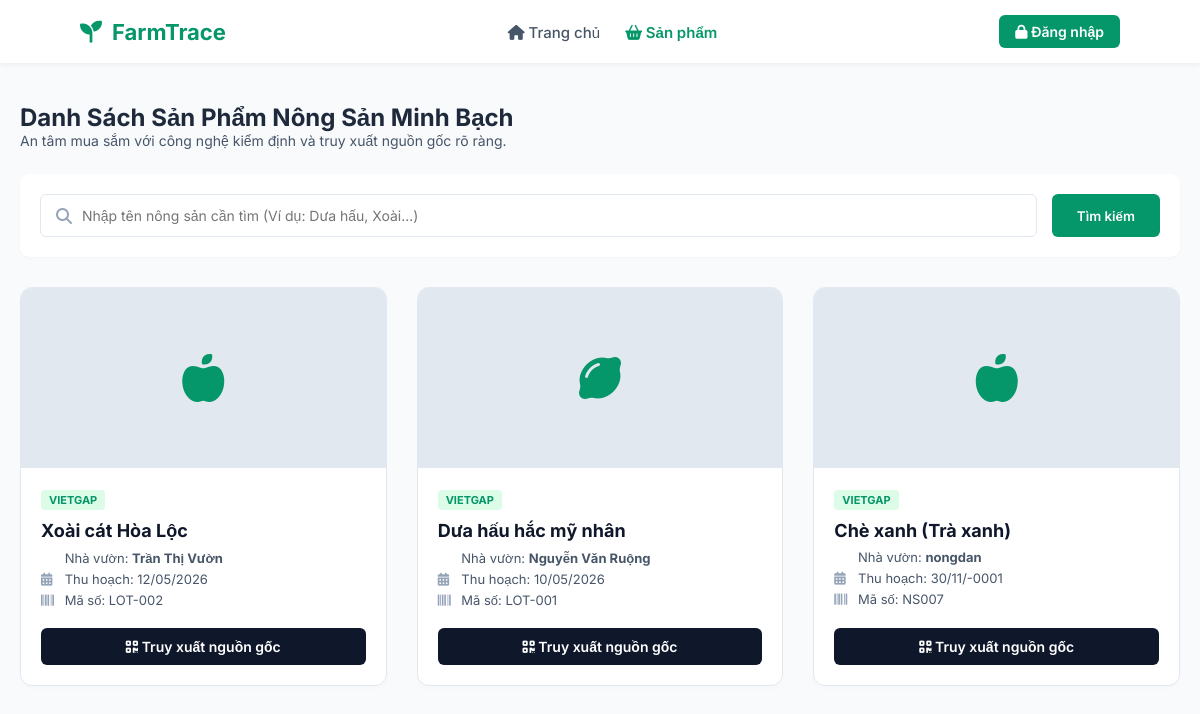
The app's page /sanpham.php with its own data.
### tables this page shows
CREATE TABLE `sanpham` (
  `id` varchar(50) NOT NULL,
  `ten_nongsan` varchar(255) NOT NULL,
  `ten_nongdan` varchar(255) NOT NULL,
  `ngay_thuhoach` date NOT NULL,
  `trang_thai` varchar(100) DEFAULT 'Vừa thu hoạch',
  `trang_thai_duyet` varchar(20) DEFAULT 'cho_duyet',
  `phan_loai` varchar(50) DEFAULT NULL
);

### sanpham.php (the view, shortened to what this page needs)
<?php
require_once 'db.php';
$search = isset($_GET['search']) ? trim($_GET['search']) : '';
$san_pham = [];
if (isset($pdo)) {
    try {
        if (!empty($search)) {
            $stmt = $pdo->prepare("SELECT * FROM sanpham WHERE ten_nongsan LIKE ? ORDER BY ngay_thuhoach DESC");
            $stmt->execute(["%$search%"]);
        } else {
            $stmt = $pdo->query("SELECT * FROM sanpham ORDER BY ngay_thuhoach DESC");
        }
        $san_pham = $stmt->fetchAll();
    } catch (\PDOException $e) {
    }
}
?>
<!DOCTYPE html>
<html lang="vi">
<head>
    <link rel="stylesheet" href="https://cdnjs.cloudflare.com/ajax/libs/font-awesome/6.5.1/css/all.min.css">
</head>
<body>
    <?php include 'menu.php'; ?>
    <div class="container">
        <div style="margin-bottom: 25px;">
            <h2>Danh Sách Sản Phẩm Nông Sản Minh Bạch</h2>
            <p style="color: var(--text); font-size: 14px;">An tâm mua sắm với công nghệ kiểm định và truy xuất nguồn gốc rõ ràng.</p>
        </div>
        <form method="GET" action="" class="search-container">
            <div class="search-box">
                <i class="fa-solid fa-magnifying-glass"></i>
                <input type="text" name="search" value="<?= htmlspecialchars($search) ?>" placeholder="Nhập tên nông sản cần tìm (Ví dụ: Dưa hấu, Xoài...)">
            </div>
            <button type="submit" class="btn-search">Tìm kiếm</button>
        </form>
        <div class="product-grid">
            <?php if (!empty($san_pham)): ?>
                <?php foreach ($san_pham as $sp): ?>
                    <div class="product-card">
                        <div class="product-img">
                            <i class="fa-solid <?= strpos($sp['ten_nongsan'], 'Dưa') !== false ? 'fa-lemon' : 'fa-apple-whole' ?>"></i>
                        </div>
                        <div class="product-info">
                            <div>
                                <span class="product-tag">VietGAP</span>
                                <h3 class="product-name"><?= htmlspecialchars($sp['ten_nongsan']) ?></h3>
                                <p class="product-meta"><i class="fa-solid fa-user-farmer"></i> Nhà vườn: <strong><?= htmlspecialchars($sp['ten_nongdan']) ?></strong></p>
                                <p class="product-meta"><i class="fa-solid fa-calendar-days"></i> Thu hoạch: <?= date('d/m/Y', strtotime($sp['ngay_thuhoach'])) ?></p>
                                <p class="product-meta"><i class="fa-solid fa-barcode"></i> Mã số: <?= htmlspecialchars($sp['id']) ?></p>
                            </div>
                            <a href="trangchitiet.php?id=<?= urlencode($sp['id']) ?>" class="btn-trace">
                                <i class="fa-solid fa-qrcode"></i> Truy xuất nguồn gốc
                            </a>
                        </div>
                    </div>
                <?php endforeach; ?>
            <?php endif; ?>
        </div>
    </div>
</body>
</html>

### sanpham.php (style rules this page uses)
:root { --primary: #059669; --dark: #1e293b; --text: #475569; --border: #e2e8f0; }
* { box-sizing: border-box; margin: 0; padding: 0; font-family: 'Inter', sans-serif; }
body { background-color: #f8fafc; color: var(--dark); }
.container { max-width: 1200px; margin: 40px auto; padding: 0 20px; }
.search-container { background: #fff; padding: 20px; border-radius: 10px; box-shadow: 0 2px 4px rgba(0,0,0,0.02); margin-bottom: 30px; display: flex; gap: 15px; }
.search-box { flex: 1; display: flex; align-items: center; border: 1.5px solid var(--border); border-radius: 6px; padding: 0 15px; }
.search-box i { color: #94a3b8; margin-right: 10px; }
.search-box input { border: none; width: 100%; padding: 12px 0; outline: none; font-size: 14px; }
.btn-search { background: var(--primary); color: #fff; border: none; padding: 0 25px; border-radius: 6px; font-weight: 600; cursor: pointer; }
.product-grid { display: grid; grid-template-columns: repeat(auto-fill, minmax(280px, 1fr)); gap: 30px; }
.product-card { background: #fff; border-radius: 12px; overflow: hidden; border: 1px solid var(--border); box-shadow: 0 4px 6px rgba(0,0,0,0.01); transition: transform 0.2s, box-shadow 0.2s; display: flex; flex-direction: column; }
.product-img { height: 180px; background: #e2e8f0; display: flex; align-items: center; justify-content: center; color: var(--primary); font-size: 48px; background-linear: linear-gradient(135deg, #e6f4ea 0%, #ceead6 100%); }
.product-info { padding: 20px; flex: 1; display: flex; flex-direction: column; justify-content: space-between; }
.product-tag { font-size: 11px; text-transform: uppercase; font-weight: 700; color: var(--primary); background: #dcfce7; padding: 3px 8px; border-radius: 4px; display: inline-block; margin-bottom: 10px; align-self: flex-start; }
.product-name { font-size: 18px; font-weight: 700; color: #0f172a; margin-bottom: 8px; }
.product-meta { font-size: 13px; color: var(--text); margin-bottom: 5px; }
.product-meta i { width: 20px; color: #94a3b8; }
.btn-trace { display: block; text-align: center; background: #0f172a; color: #fff; text-decoration: none; padding: 10px; border-radius: 6px; font-weight: 600; font-size: 14px; margin-top: 15px; transition: background 0.2s; }

### records on screen
sanpham: ten_nongsan "Xoài cát Hòa Lộc", ten_nongdan "Trần Thị Vườn", ngay_thuhoach "12/05/2026", id "LOT-002"
sanpham: ten_nongsan "Dưa hấu hắc mỹ nhân", ten_nongdan "Nguyễn Văn Ruộng", ngay_thuhoach "10/05/2026", id "LOT-001"
sanpham: ten_nongsan "Chè xanh (Trà xanh)", ten_nongdan "nongdan", ngay_thuhoach "30/11/-0001", id "NS007"
